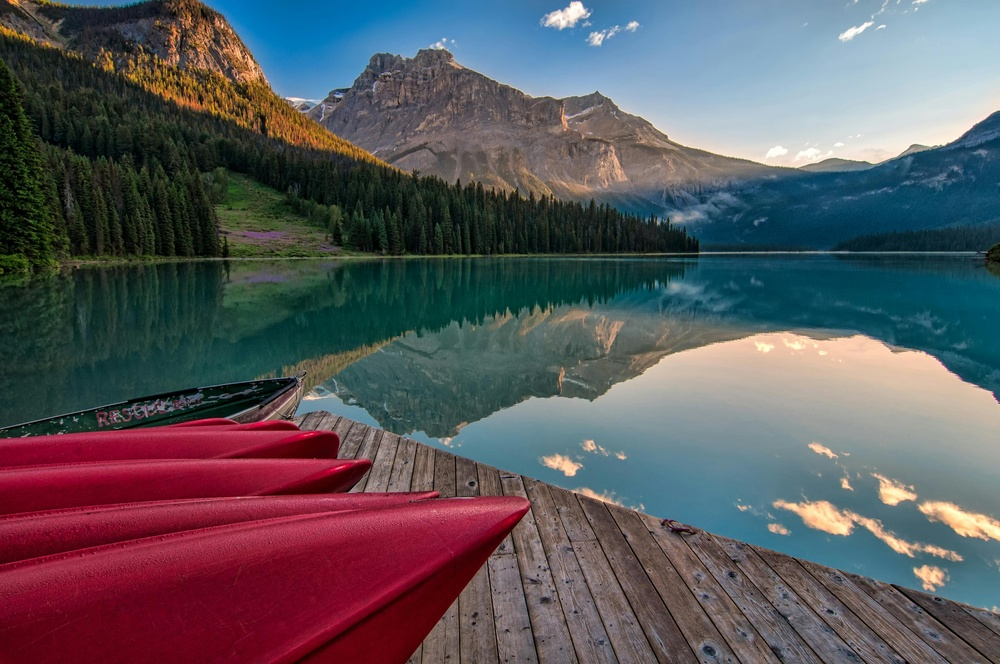
#> input picture image1.jpg, 1000 x 664 px, shrunk from 3200 x 2125 before the run
$ python main.py
#> lines starting #> are read from the running program, lines starting #| are printed output that depends on the picture
import cv2
import numpy as np

# Upload image
image = cv2.imread('image1.jpg')
#> image is the input picture: shape (664, 1000, 3); mean B, G, R 92.6, 87.2, 90.3

# Check if the image has been uploaded correctly
if image is None:
    print("Error loading image")
    exit()

# Convert image to grayscale
gray_image = cv2.cvtColor(image, cv2.COLOR_BGR2GRAY)
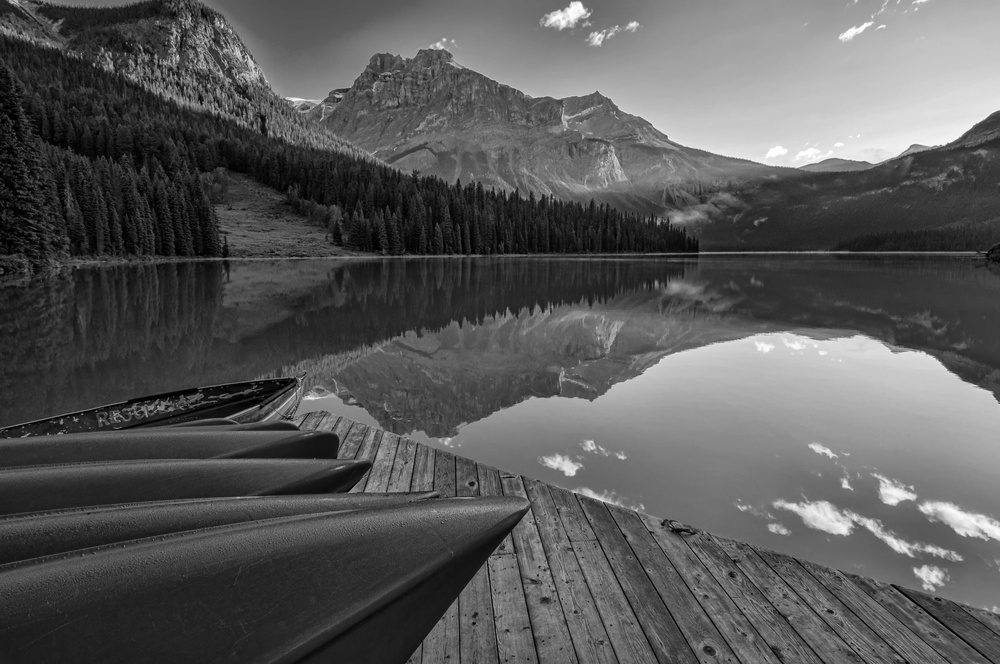
#> gray_image: shape (664, 1000); min 0, max 255, mean 88.7

# Create the negative image
negative_image = cv2.bitwise_not(image)
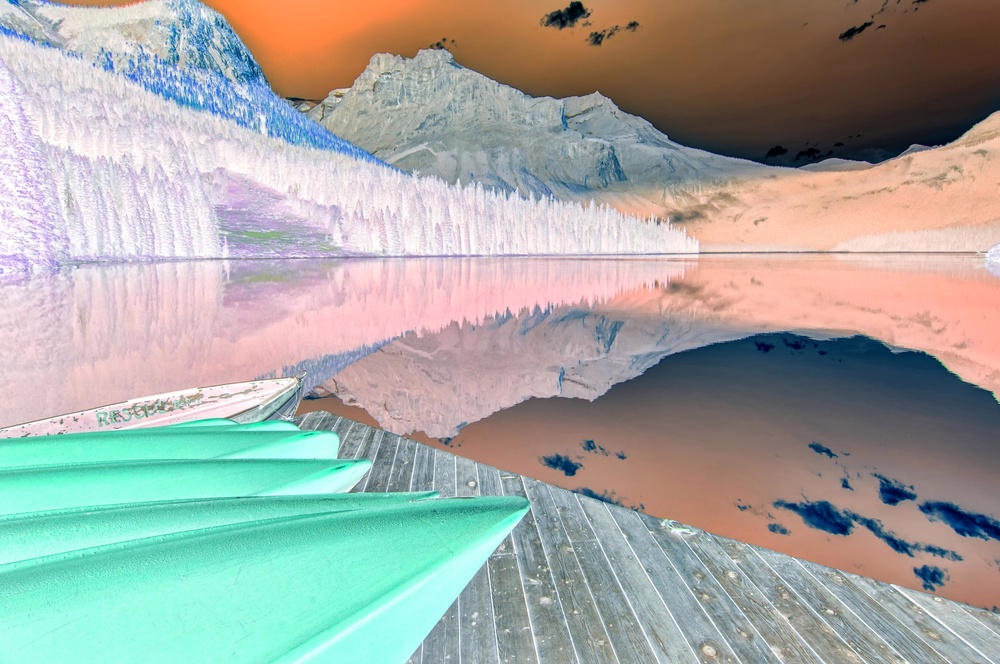
#> negative_image: shape (664, 1000, 3); mean B, G, R 162.4, 167.8, 164.7

# Convert the grayscale image to BGR to concatenate it with the others
gray_image_bgr = cv2.cvtColor(gray_image, cv2.COLOR_GRAY2BGR)

# Concatenate the three images horizontally
combined_image = np.hstack((image, gray_image_bgr, negative_image))
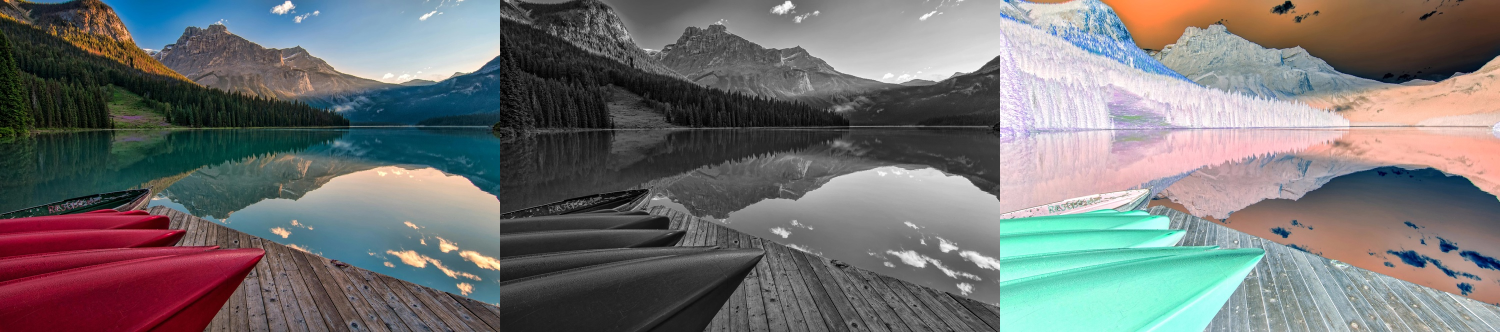
#> combined_image: shape (664, 3000, 3) (shown at 1/2 size); mean B, G, R 114.6, 114.6, 114.6

# Save the combined image
# cv2.imwrite('modified_image.jpg', combined_image)

# Display the combined image
cv2.imshow('Modified image', gray_image_bgr)

# Wait for a key press and close the windows
cv2.waitKey(0)
cv2.destroyAllWindows()
